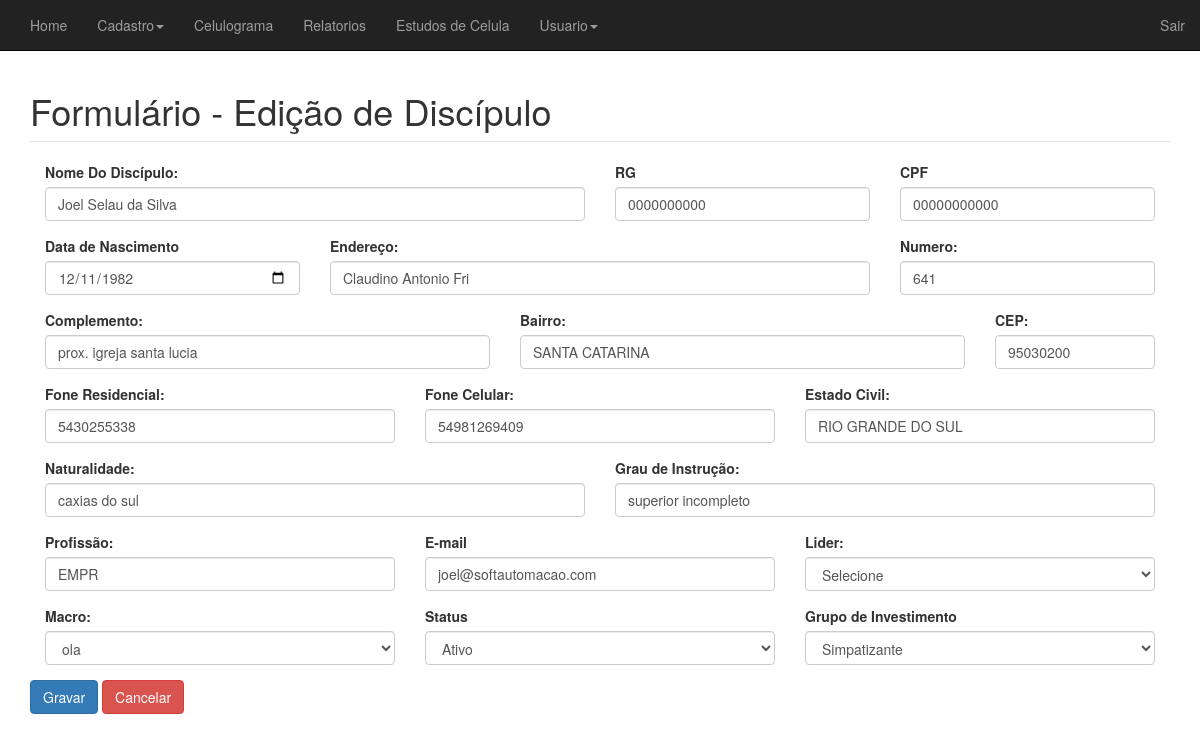
Page /conteudo/editar_discipulo.php?id=1 (signed in) on the committed database.
### tables this page shows
CREATE TABLE `cadmembro` (
  `nome` varchar(250) NOT NULL,
  `rg` varchar(50) NOT NULL,
  `cpf` varchar(50) NOT NULL,
  `data` date NOT NULL,
  `endereco` varchar(20) NOT NULL,
  `numero` int(11) NOT NULL,
  `complemento` varchar(250) NOT NULL,
  `bairro` varchar(100) NOT NULL,
  `cep` varchar(50) NOT NULL,
  `telefone` varchar(50) NOT NULL,
  `celular` varchar(20) NOT NULL,
  `estadocivil` varchar(20) NOT NULL,
  `naturalidade` varchar(100) NOT NULL,
  `grauinstrucao` varchar(100) NOT NULL,
  `profissao` varchar(100) NOT NULL,
  `email` varchar(100) NOT NULL,
  `idmacro` int(20) NOT NULL,
  `grupo` varchar(50) NOT NULL,
  `status` varchar(50) NOT NULL,
  `idmembro` int(11) NOT NULL,
  `lider` int(11) DEFAULT NULL
);

### conteudo/editar_discipulo.php (the view, shortened to what this page needs)
<?php
require '../conexao.php';
$idmembro = (isset($_GET['id'])) ? $_GET['id'] : '';
if (!empty($idmembro) && is_numeric($idmembro)):
	$conexao = conexao::getInstance();
	$sql = 'SELECT nome,rg,cpf,data,endereco,numero,complemento,bairro,cep,telefone,celular,estadocivil,naturalidade,grauinstrucao,profissao,email,lider, idmacro,status,grupo,idmembro FROM cadmembro WHERE idmembro = :idmembro';
	$stm = $conexao->prepare($sql);
	$stm->bindValue(':idmembro', $idmembro);
	$stm->execute();
	$discipulo = $stm->fetch(PDO::FETCH_OBJ);
endif;
?>
<!DOCTYPE html>
<html>
<head>
	<link href="../css/bootstrap.css" rel="stylesheet">
   	<link href="../css/sistema.css" rel="stylesheet">
</head>
<body>
	<?php require_once('../templates/header.php') ?>
	<div class='container'>
		<fieldset>
			<legend><h1>Formulário - Edição de Discípulo</h1></legend>
			<?php if(empty($discipulo)):?>
				<h3 class="text-center text-danger">Discipulo não encontrado!</h3>
			<?php else: ?>
				<form action="action_discipulo.php" method="post" id='form-contato' enctype='multipart/form-data'>
				<div class="form-group col-md-6">
			      <label for="Nome Do Discípulo">Nome Do Discípulo:</label>
			      <input type="text" class="form-control" id="nome" name="nome" required value="<?=$discipulo->nome?>">
			    </div>
			    <div class="form-group col-md-3">
					<label for="rg">RG</label>
				      <input type="text" class="form-control" id="rg" maxlength="14" name="rg" value="<?=$discipulo->rg?>" placeholder="Informe o RG">
				</div>
				<div class="form-group col-md-3">
			      <label for="cpf">CPF</label>
				      <input type="text" class="form-control" id="cpf" maxlength="14" name="cpf" value="<?=$discipulo->cpf?>" placeholder="Informe o CPF">
			    </div>
			    <div class="form-group col-md-3">
				      <label for="data_nascimento">Data de Nascimento</label>
				      <input type="date" class="form-control" id="data" maxlength="10" required value="<?=$discipulo->data?>" name="data">
				</div>
				<div class="form-group col-md-6">
					<label for="Endereço">Endereço:</label>
				    <input type="Text" class="form-control" id="endereco" name="endereco" required value="<?=$discipulo->endereco?>">
				</div>
				<div class="form-group col-md-3">
					<label for="Numero">Numero:</label>
				    <input type="number" class="form-control" id="numero" name="numero" required value="<?=$discipulo->numero?>">
				</div>
				<div class="form-group col-md-5">
					<label for="Complemento">Complemento:</label>
					<input type="Text" class="form-control" id="complemento" name ="complemento" value="<?=$discipulo->complemento?>">
				</div>
				<div class="form-group col-md-5">
					<label for="Bairro">Bairro:</label>
				    <input type="Text" class="form-control" id="bairro" name ="bairro" value="<?=$discipulo->bairro?>">
				</div>
				<div class="form-group col-md-2">
					<label for="CEP">CEP:</label>
				    <input type="Text" class="form-control" id="cep" name ="cep" value="<?=$discipulo->cep?>">
				</div>
				<div class="form-group col-md-4">
					<label for="Fone Residencial">Fone Residencial:</label>
				    <input type="Text" class="form-control" id="telefone" name ="telefone" value="<?=$discipulo->telefone?>">
				</div>
				<div class="form-group col-md-4">
					<label for="Fone Celular">Fone Celular:</label>
				    <input type="Text" class="form-control" id="celular" name ="celular" required value="<?=$discipulo->celular?>">
				</div>
				<div class="form-group col-md-4">
				    <label for="Estado Civil">Estado Civil:</label>
				    <input type="Text" class="form-control" id="estadocivil" name="estadocivil" required value="<?=$discipulo->estadocivil?>">
				</div>
				<div class="form-group col-md-6">
				    <label for="Naturalidade">Naturalidade:</label>
				    <input type="Text" class="form-control" id="naturalidade" name ="naturalidade" value="<?=$discipulo->naturalidade?>">
				</div>
				<div class="form-group col-md-6">
				    <label for="Grau de Instrução">Grau de Instrução:</label>
				    <input type="Text" class="form-control" id="grauinstrucao" name ="grauinstrucao" value="<?=$discipulo->grauinstrucao?>">
				</div>
				<div class="form-group col-md-4">
				    <label for="Profissão">Profissão:</label>
				    <input type="Text" class="form-control" id="profissao" name ="profissao" value="<?=$discipulo->profissao?>">
				</div>
			    <div class="form-group col-md-4">
			      <label for="email">E-mail</label>
			      <input type="email" class="form-control" id="email" name="email" required value="<?=$discipulo->email?>">
			    </div>
			    <div class="form-group col-md-4">
					<label for="codlider">Lider:</label>
					<select class="form-control" name="lider" id="lider"></select>
					<span class='msg-erro msg-email'></span>
				</div>
				<div class="form-group col-md-4">
					<label for="codlider">Macro:</label>
					<select class="form-control" required name="idmacro" id="idmacro">
						<?php
							$resultado = mysqli_query($conn,"SELECT idmacro,nome_macro FROM cadmacro ORDER BY nome_macro ASC");
							if (! $resultado){
								echo  mysql_error($resultado);
							} else {
								while ($row = mysqli_fetch_assoc($resultado)) {
									echo '<option value="'.$row["idmacro"].'">'. $row["nome_macro"] .'</option>';
								}
							}
						?>
				  	</select>
				</div>
			    <div class="form-group col-md-4">
			      <label for="status">Status</label>
			      <select class="form-control" required name="status" id="status">
					    <option value="Ativo">Ativo</option>
					</select>
			    </div>
			    <div class="form-group col-md-4">
			      <label for="status">Grupo de Investimento</label>
			      <select class="form-control" name="grupo" required id="grupo">
				    <option value="simpatizante">Simpatizante</option>
				  </select>
			    </div>
				    <button type="submit" class="btn btn-primary" id='botao'>
				      Gravar
				    </button>
				    <a href='lista_membro.php' class="btn btn-danger">Cancelar</a>
				</form>
				<?php endif; ?>
		</fieldset>
	</div>
</body>
</html>

### rows in the picture
cadmembro: nome "Joel Selau da Silva", rg "0000000000", cpf "00000000000", data "12/11/1982", endereco "Claudino Antonio Fri", numero "641", complemento "prox. igreja santa lucia", bairro "SANTA CATARINA", cep "95030200", telefone "5430255338", celular "54981269409", estadocivil "RIO GRANDE DO SUL", naturalidade "caxias do sul", grauinstrucao "superior incompleto", profissao "EMPR", email "joel@softautomacao.com"

### other values in the picture
form field idmacro "ola"
